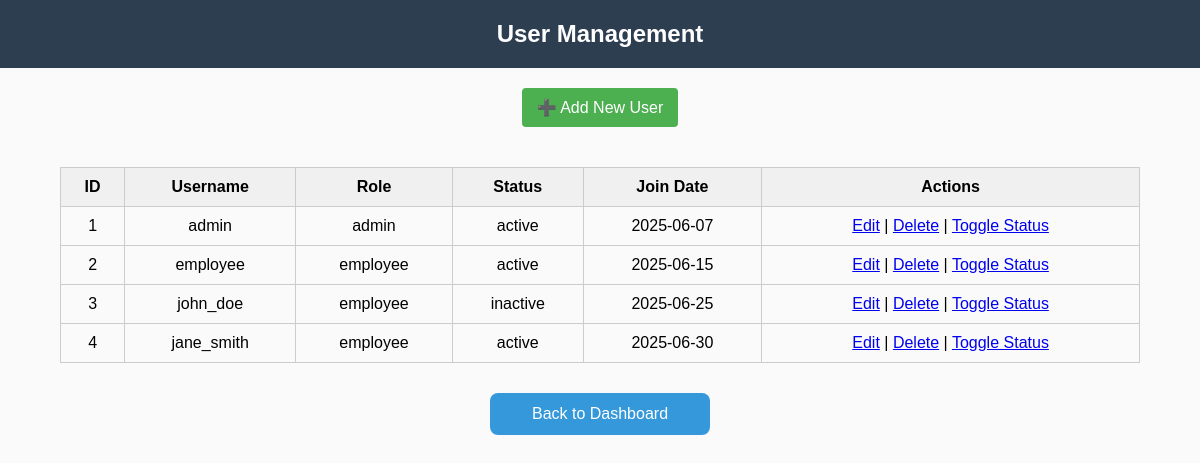
The app's page /admin/manage_users.php (signed in) with its own data.
### tables this page shows
CREATE TABLE IF NOT EXISTS user (
  iduser INT NOT NULL AUTO_INCREMENT,
  username VARCHAR(45) NOT NULL,
  password VARCHAR(255) NOT NULL,
  role ENUM('admin', 'employee') NOT NULL,
  status ENUM('active', 'inactive') DEFAULT 'active',
  join_date DATETIME DEFAULT CURRENT_TIMESTAMP,
  PRIMARY KEY (iduser)
);

### admin/manage_users.php (the view, shortened to what this page needs)
<?php
require_once '../db_connect.php';
$result = $conn->query("SELECT * FROM user");
?>
<!DOCTYPE html>
<html>
<head>
    <link rel="stylesheet" href="../styles.css">
</head>
<body>
    <h2 style="text-align:center;">User Management</h2>
    <div class="center">
        <a href="add_user.php" class="add-button">➕ Add New User</a>
    </div>
    <table>
        <tr>
            <th>ID</th>
            <th>Username</th>
            <th>Role</th>
            <th>Status</th>
            <th>Join Date</th>
            <th>Actions</th>
        </tr>
        <?php while ($row = $result->fetch_assoc()): ?>
            <tr>
                <td><?= $row['iduser'] ?></td>
                <td><?= htmlspecialchars($row['username']) ?></td>
                <td><?= $row['role'] ?></td>
                <td><?= $row['status'] ?? 'active' ?></td>
                <td><?= isset($row['join_date']) ? date("Y-m-d", strtotime($row['join_date'])) : 'N/A' ?></td>
                <td>
                    <a href="edit_users.php?id=<?= $row['iduser'] ?>">Edit</a> |
                    <a href="delete_users.php?id=<?= $row['iduser'] ?>" onclick="return confirm('Are you sure?')">Delete</a> |
                    <a href="toggle_users.php?id=<?= $row['iduser'] ?>">Toggle Status</a>
                </td>
            </tr>
        <?php endwhile; ?>
    </table>
    <div style="text-align: center; margin-top: 30px;">
        <button onclick="window.location.href='../dashboard.php'" class="logout-button">Back to Dashboard</button>
    </div>
</body>
</html>

### styles.css (style rules this page uses)
body { font-family: Arial, sans-serif; background-color: #f3f4f6; margin: 0; padding: 0; text-align: center; }
h2 { background-color: #2c3e50; color: white; padding: 20px 0; margin: 0; }
button { display: block; width: 220px; margin: 12px auto; padding: 12px; background-color: #3498db; color: white; border: none; font-size: 16px; border-radius: 8px; cursor: pointer; transition: background-color 0.3s ease; }
table { width: 100%; border-collapse: collapse; margin-bottom: 30px; }
th, td { padding: 12px 15px; text-align: left; border-bottom: 1px solid #ddd; }
th { background-color: #f8f9fa; font-weight: bold; }
body { font-family: Arial, sans-serif; }
h2 { text-align: center; }
table { margin: 20px auto; border-collapse: collapse; width: 90%; }
th, td { padding: 10px; border: 1px solid #ccc; text-align: center; }
body { font-family: Arial, sans-serif; background-color: #fafafa; }
table { width: 90%; margin: 20px auto; border-collapse: collapse; }
th { background-color: #f0f0f0; }
.center { text-align: center; margin-top: 20px; }
.add-button { display: inline-block; padding: 10px 15px; background-color: #4caf50; color: white; text-decoration: none; border-radius: 4px; margin-bottom: 20px; }

### records on screen
user: iduser "1", username "admin", role "admin", status "active", join_date "2025-06-07"
user: iduser "2", username "employee", role "employee", status "active", join_date "2025-06-15"
user: iduser "3", username "john_doe", role "employee", status "inactive", join_date "2025-06-25"
user: iduser "4", username "jane_smith", role "employee", status "active", join_date "2025-06-30"
